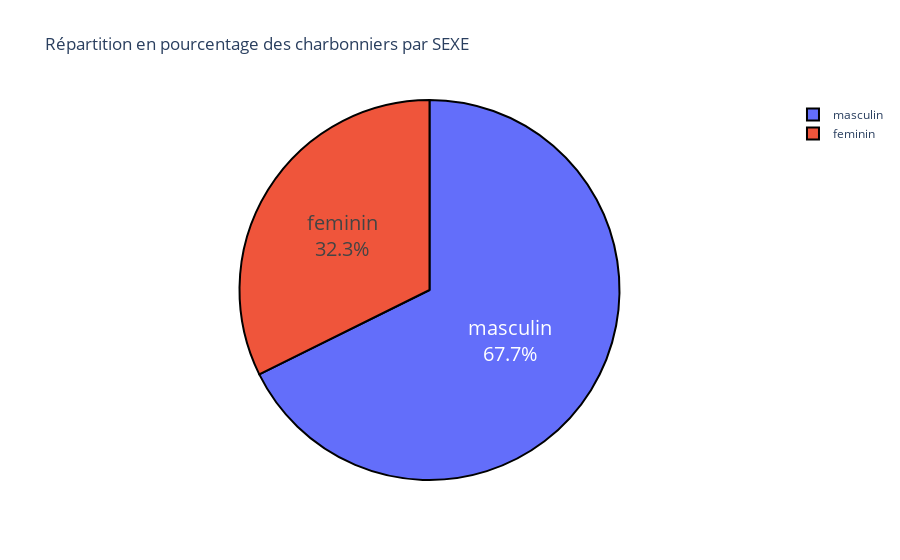

Notebook source saved alongside this figure:
### Markdown cell above
### 1 - Répartition de charbonniers par sexe %

### Code cell
pie_diagramme(data=data_charbonnier, col="SEXE")

### Figure 1 — Plotly figure (JSON) as saved in the notebook; plotly's stock layout.template omitted (floating-point values rounded to 4 significant figures)
{"data": [{"customdata": [["masculin"], ["feminin"]], "domain": {"x": [0, 1], "y": [0, 1]}, "hovertemplate": "SEXE=%{customdata[0]}<br>proportion=%{value}<extra></extra>", "labels": ["masculin", "feminin"], "legendgroup": "", "marker": {"colors": ["#636efa", "#EF553B"], "line": {"color": "#000000", "width": 2}}, "name": "", "showlegend": true, "textfont": {"size": 20}, "textinfo": "percent+label", "textposition": "inside", "type": "pie", "values": [0.6768, 0.3232]}], "layout": {"legend": {"tracegroupgap": 0}, "title": {"text": "Répartition en pourcentage des charbonniers par SEXE"}}}
